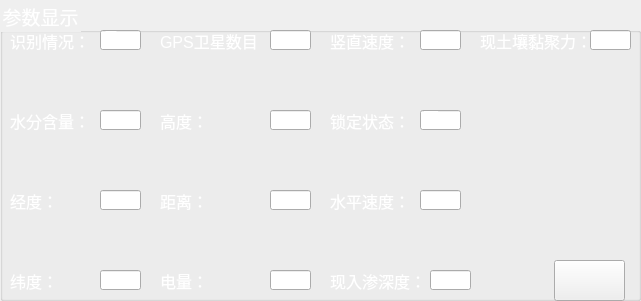
    <widget class="QGroupBox" name="groupBox_4">
     <property name="geometry">
      <rect>
       <x>680</x>
       <y>280</y>
       <width>641</width>
       <height>301</height>
      </rect>
     </property>
     <property name="font">
      <font>
       <family>SimSun-ExtB</family>
       <pointsize>14</pointsize>
      </font>
     </property>
     <property name="styleSheet">
      <string notr="true">QGroupBox{color:white;}</string>
     </property>
     <property name="title">
      <string>参数显示</string>
     </property>
     <widget class="QLabel" name="label_4">
      <property name="geometry">
       <rect>
        <x>10</x>
        <y>30</y>
        <width>81</width>
        <height>21</height>
       </rect>
      </property>
      <property name="font">
       <font>
        <pointsize>12</pointsize>
       </font>
      </property>
      <property name="styleSheet">
       <string notr="true">color:white</string>
      </property>
      <property name="text">
       <string>识别情况：</string>
      </property>
     </widget>
     <widget class="QLabel" name="label_15">
      <property name="geometry">
       <rect>
        <x>10</x>
        <y>110</y>
        <width>81</width>
        <height>21</height>
       </rect>
      </property>
      <property name="font">
       <font>
        <pointsize>12</pointsize>
       </font>
      </property>
      <property name="styleSheet">
       <string notr="true">color:white</string>
      </property>
      <property name="text">
       <string>水分含量：</string>
      </property>
     </widget>
     <widget class="QLabel" name="label_16">
      <property name="geometry">
       <rect>
        <x>10</x>
        <y>190</y>
        <width>81</width>
        <height>21</height>
       </rect>
      </property>
      <property name="font">
       <font>
        <pointsize>12</pointsize>
       </font>
      </property>
      <property name="styleSheet">
       <string notr="true">color:white</string>
      </property>
      <property name="text">
       <string>经度：</string>
      </property>
     </widget>
     <widget class="QLabel" name="label_17">
      <property name="geometry">
       <rect>
        <x>10</x>
        <y>270</y>
        <width>81</width>
        <height>21</height>
       </rect>
      </property>
      <property name="font">
       <font>
        <pointsize>12</pointsize>
       </font>
      </property>
      <property name="styleSheet">
       <string notr="true">color:white</string>
      </property>
      <property name="text">
       <string>纬度：</string>
      </property>
     </widget>
     <widget class="QLineEdit" name="lineEdit_2">
      <property name="geometry">
       <rect>
        <x>100</x>
        <y>30</y>
        <width>41</width>
        <height>20</height>
       </rect>
      </property>
      <property name="font">
       <font>
        <pointsize>12</pointsize>
       </font>
      </property>
      <property name="styleSheet">
       <string notr="true">color:white</string>
      </property>
      <property name="text">
       <string>是</string>
      </property>
     </widget>
     <widget class="QLineEdit" name="lineEdit_3">
      <property name="geometry">
       <rect>
        <x>100</x>
        <y>110</y>
        <width>41</width>
        <height>20</height>
       </rect>
      </property>
      <property name="font">
       <font>
        <pointsize>12</pointsize>
       </font>
      </property>
      <property name="styleSheet">
       <string notr="true">color:white</string>
      </property>
      <property name="text">
       <string>60%</string>
      </property>
     </widget>
     <widget class="QLineEdit" name="lineEdit_4">
      <property name="geometry">
       <rect>
        <x>100</x>
        <y>190</y>
        <width>41</width>
        <height>20</height>
       </rect>
      </property>
      <property name="font">
       <font>
        <pointsize>12</pointsize>
       </font>
      </property>
      <property name="styleSheet">
       <string notr="true">color:white</string>
      </property>
      <property name="text">
       <string>119</string>
      </property>
     </widget>
     <widget class="QLineEdit" name="lineEdit_5">
      <property name="geometry">
       <rect>
        <x>100</x>
        <y>270</y>
        <width>41</width>
        <height>20</height>
       </rect>
      </property>
      <property name="font">
       <font>
        <pointsize>12</pointsize>
       </font>
      </property>
      <property name="styleSheet">
       <string notr="true">color:white</string>
      </property>
      <property name="text">
       <string>25</string>
      </property>
     </widget>
     <widget class="QLabel" name="label_5">
      <property name="geometry">
       <rect>
        <x>160</x>
        <y>30</y>
        <width>101</width>
        <height>21</height>
       </rect>
      </property>
      <property name="font">
       <font>
        <pointsize>12</pointsize>
       </font>
      </property>
      <property name="styleSheet">
       <string notr="true">color:white</string>
      </property>
      <property name="text">
       <string>GPS卫星数目：</string>
      </property>
     </widget>
     <widget class="QLabel" name="label_6">
      <property name="geometry">
       <rect>
        <x>160</x>
        <y>110</y>
        <width>81</width>
        <height>21</height>
       </rect>
      </property>
      <property name="font">
       <font>
        <pointsize>12</pointsize>
       </font>
      </property>
      <property name="styleSheet">
       <string notr="true">color:white</string>
      </property>
      <property name="text">
       <string>高度：</string>
      </property>
     </widget>
     <widget class="QLabel" name="label_7">
      <property name="geometry">
       <rect>
        <x>160</x>
        <y>190</y>
        <width>81</width>
        <height>21</height>
       </rect>
      </property>
      <property name="font">
       <font>
        <pointsize>12</pointsize>
       </font>
      </property>
      <property name="styleSheet">
       <string notr="true">color:white</string>
      </property>
      <property name="text">
       <string>距离：</string>
      </property>
     </widget>
     <widget class="QLabel" name="label_8">
      <property name="geometry">
       <rect>
        <x>160</x>
        <y>270</y>
        <width>81</width>
        <height>21</height>
       </rect>
      </property>
      <property name="font">
       <font>
        <pointsize>12</pointsize>
       </font>
      </property>
      <property name="styleSheet">
       <string notr="true">color:white</string>
      </property>
      <property name="text">
       <string>电量：</string>
      </property>
     </widget>
     <widget class="QLabel" name="label_9">
      <property name="geometry">
       <rect>
        <x>330</x>
        <y>30</y>
        <width>81</width>
        <height>21</height>
       </rect>
      </property>
      <property name="font">
       <font>
        <pointsize>12</pointsize>
       </font>
      </property>
      <property name="styleSheet">
       <string notr="true">color:white</string>
      </property>
      <property name="text">
       <string>竖直速度：</string>
      </property>
     </widget>
     <widget class="QLabel" name="label_10">
      <property name="geometry">
       <rect>
        <x>330</x>
        <y>110</y>
        <width>81</width>
        <height>21</height>
       </rect>
      </property>
      <property name="font">
       <font>
        <pointsize>12</pointsize>
       </font>
      </property>
      <property name="styleSheet">
       <string notr="true">color:white</string>
      </property>
      <property name="text">
       <string>锁定状态：</string>
      </property>
     </widget>
     <widget class="QLabel" name="label_11">
      <property name="geometry">
       <rect>
        <x>330</x>
        <y>190</y>
        <width>81</width>
        <height>21</height>
       </rect>
      </property>
      <property name="font">
       <font>
        <pointsize>12</pointsize>
       </font>
      </property>
      <property name="styleSheet">
       <string notr="true">color:white</string>
      </property>
      <property name="text">
       <string>水平速度：</string>
      </property>
     </widget>
     <widget class="QLineEdit" name="lineEdit_6">
      <property name="geometry">
       <rect>
        <x>270</x>
        <y>30</y>
        <width>41</width>
        <height>20</height>
       </rect>
      </property>
      <property name="font">
       <font>
        <pointsize>12</pointsize>
       </font>
      </property>
      <property name="styleSheet">
       <string notr="true">color:white</string>
      </property>
      <property name="text">
       <string>7</string>
      </property>
     </widget>
     <widget class="QLineEdit" name="lineEdit_7">
      <property name="geometry">
       <rect>
        <x>270</x>
        <y>110</y>
        <width>41</width>
        <height>20</height>
       </rect>
      </property>
      <property name="font">
       <font>
        <pointsize>12</pointsize>
       </font>
      </property>
      <property name="styleSheet">
       <string notr="true">color:white</string>
      </property>
      <property name="text">
       <string>500</string>
      </property>
     </widget>
     <widget class="QLineEdit" name="lineEdit_8">
      <property name="geometry">
       <rect>
        <x>270</x>
        <y>190</y>
        <width>41</width>
        <height>20</height>
       </rect>
      </property>
      <property name="font">
       <font>
        <pointsize>12</pointsize>
       </font>
      </property>
      <property name="styleSheet">
       <string notr="true">color:white</string>
      </property>
      <property name="text">
       <string>2000</string>
      </property>
     </widget>
     <widget class="QLineEdit" name="lineEdit_9">
      <property name="geometry">
       <rect>
        <x>270</x>
        <y>270</y>
        <width>41</width>
        <height>20</height>
       </rect>
      </property>
      <property name="font">
       <font>
        <pointsize>12</pointsize>
       </font>
      </property>
      <property name="styleSheet">
       <string notr="true">color:white</string>
      </property>
      <property name="text">
       <string>50%</string>
      </property>
     </widget>
     <widget class="QLineEdit" name="lineEdit_10">
      <property name="geometry">
       <rect>
        <x>420</x>
        <y>30</y>
        <width>41</width>
        <height>20</height>
       </rect>
      </property>
      <property name="font">
       <font>
        <pointsize>12</pointsize>
       </font>
      </property>
      <property name="styleSheet">
       <string notr="true">color:white</string>
      </property>
      <property name="text">
       <string>1</string>
      </property>
     </widget>
     <widget class="QLineEdit" name="lineEdit_11">
      <property name="geometry">
       <rect>
        <x>420</x>
        <y>110</y>
        <width>41</width>
        <height>20</height>
       </rect>
      </property>
      <property name="font">
       <font>
        <pointsize>12</pointsize>
       </font>
      </property>
      <property name="styleSheet">
       <string notr="true">color:white</string>
      </property>
      <property name="text">
       <string>否</string>
      </property>
     </widget>
     <widget class="QLineEdit" name="lineEdit_12">
      <property name="geometry">
       <rect>
        <x>420</x>
        <y>190</y>
        <width>41</width>
        <height>20</height>
       </rect>
      </property>
      <property name="font">
       <font>
        <pointsize>12</pointsize>
       </font>
      </property>
      <property name="styleSheet">
       <string notr="true">color:white</string>
      </property>
      <property name="text">
       <string>2</string>
      </property>
     </widget>
     <widget class="QPushButton" name="pushButton_5">
      <property name="geometry">
       <rect>
        <x>554</x>
        <y>260</y>
        <width>71</width>
        <height>41</height>
       </rect>
      </property>
      <property name="font">
       <font>
        <family>Microsoft YaHei UI</family>
        <pointsize>14</pointsize>
       </font>
      </property>
      <property name="styleSheet">
       <string notr="true">QPushButton
{
border-image:url(D:/procedure/groundstation/checkin/denglu2/weichufalishijilu.png);
color:white

}
QPushButton:hover { border-image:url(D:/procedure/groundstation/checkin/denglu2/chufalishijilu.png) } </string>
      </property>
      <property name="text">
       <string/>
      </property>
     </widget>
     <widget class="QLabel" name="label_19">
      <property name="geometry">
       <rect>
        <x>480</x>
        <y>30</y>
        <width>111</width>
        <height>21</height>
       </rect>
      </property>
      <property name="font">
       <font>
        <pointsize>12</pointsize>
       </font>
      </property>
      <property name="styleSheet">
       <string notr="true">color:white</string>
      </property>
      <property name="text">
       <string>现土壤黏聚力：</string>
      </property>
     </widget>
     <widget class="QLineEdit" name="lineEdit_15">
      <property name="geometry">
       <rect>
        <x>590</x>
        <y>30</y>
        <width>41</width>
        <height>20</height>
       </rect>
      </property>
      <property name="font">
       <font>
        <pointsize>12</pointsize>
       </font>
      </property>
      <property name="text">
       <string/>
      </property>
     </widget>
     <widget class="QLabel" name="label_20">
      <property name="geometry">
       <rect>
        <x>330</x>
        <y>270</y>
        <width>91</width>
        <height>21</height>
       </rect>
      </property>
      <property name="font">
       <font>
        <pointsize>12</pointsize>
       </font>
      </property>
      <property name="styleSheet">
       <string notr="true">color:white</string>
      </property>
      <property name="text">
       <string>现入渗深度：</string>
      </property>
     </widget>
     <widget class="QLineEdit" name="lineEdit_16">
      <property name="geometry">
       <rect>
        <x>430</x>
        <y>270</y>
        <width>41</width>
        <height>20</height>
       </rect>
      </property>
      <property name="font">
       <font>
        <pointsize>12</pointsize>
       </font>
      </property>
      <property name="text">
       <string/>
      </property>
     </widget>
    </widget>
